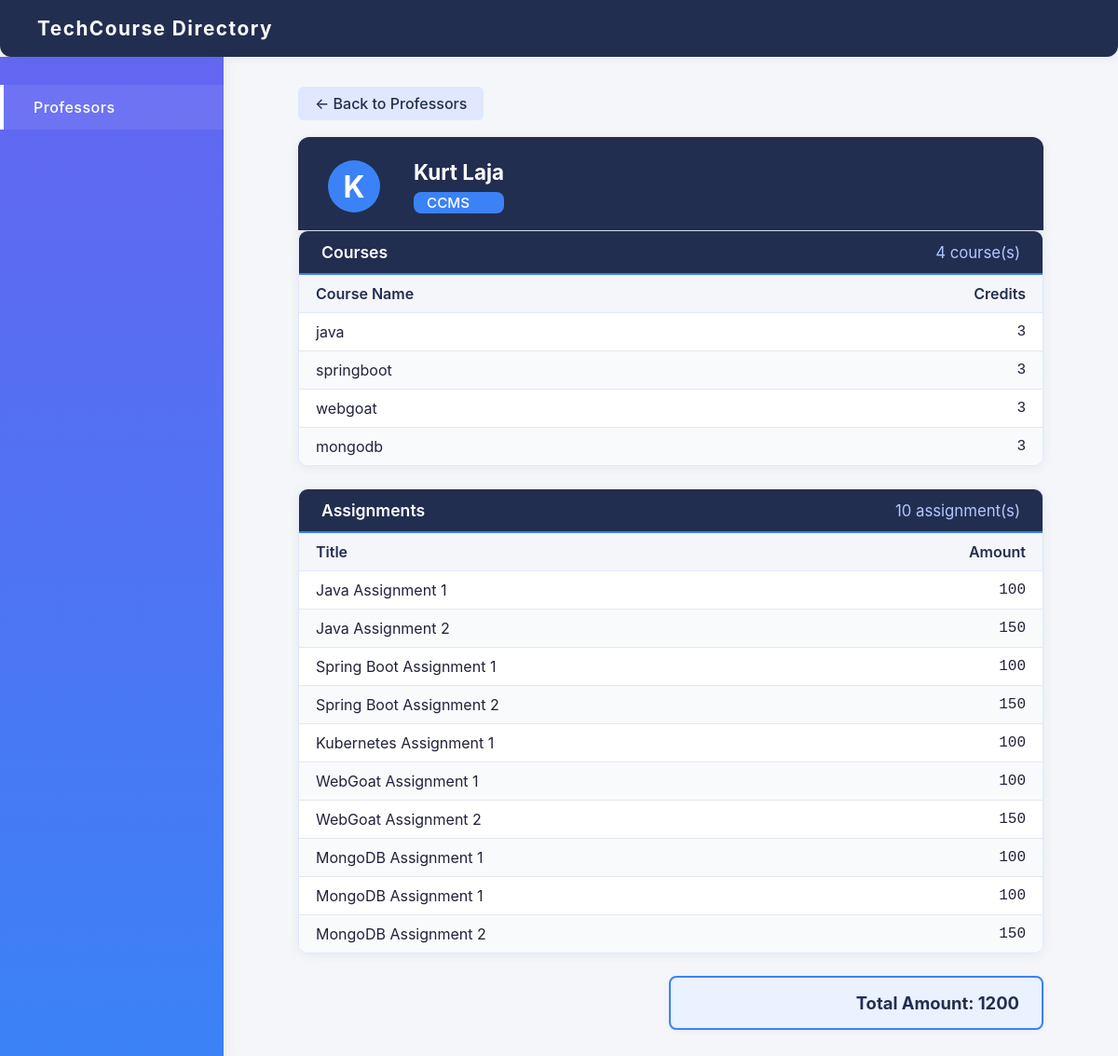
Page /details/3/ on the committed database.
### MidtermZaño/models.py (models this page shows)
class Professor(models.Model):
    profesorID = models.AutoField(primary_key=True)
    name = models.CharField(max_length=255)
    department = models.CharField(max_length=255)

class Course(models.Model):
    professor = models.ForeignKey(Professor, on_delete=models.CASCADE)
    courseCode = models.AutoField(primary_key=True)
    courseName = models.CharField(max_length=255)
    credits = models.IntegerField()
    amountPerCredits = models.IntegerField()

class Assignment(models.Model):
    assignmentID = models.AutoField(primary_key=True)
    professor = models.ForeignKey(Professor, on_delete=models.CASCADE)
    course = models.ForeignKey(Course, on_delete=models.CASCADE)
    title = models.CharField(max_length=255)
    description = models.CharField(max_length=255)
    totalAmount = models.IntegerField()

### MidtermZaño/views.py (the view)
# urls.py: path('details/<int:professor_id>/', views.details, name='details'),
def details(request, professor_id):
    professor = Professor.objects.get(profesorID=professor_id)
    courses = Course.objects.filter(professor=professor)
    assignments = Assignment.objects.filter(professor=professor)
    total = sum(a.totalAmount for a in assignments)
    return render(request, 'details.html', {
        'professor': professor,
        'courses': courses,
        'assignments': assignments,
        'total': total
    })

### MidtermZaño/templates/details.html (shortened to what this page needs)
<!doctype html>
<html lang="en">
  <head>
    <link rel="stylesheet" href="/static/css/style.css" />
  </head>
  <body>
    <div class="portal-header">TechCourse Directory</div>
    <div class="portal-layout">
      <nav class="sidebar">
        <a href="/" class="active">Professors</a>
      </nav>
      <main class="container">
        <a href="/" class="back-btn">← Back to Professors</a>
        <div class="profile-header">
          <div class="avatar">{{ professor.name.0 }}</div>
          <div class="info">
            <div class="name">{{ professor.name }}</div>
            <span class="dept">{{ professor.department }}</span>
          </div>
        </div>
        <div class="section-card">
          <div class="section-header">
            <span>Courses</span>
            <span class="credits">{{ courses|length }} course(s)</span>
          </div>
          <table class="section-table">
            <thead>
              <tr>
                <th>Course Name</th>
                <th style="text-align: right">Credits</th>
              </tr>
            </thead>
            <tbody>
              {% for course in courses %}
              <tr>
                <td>{{ course.courseName }}</td>
                <td class="amount">{{ course.credits }}</td>
              </tr>
              {% empty %}
              <tr>
                <td colspan="2">No courses assigned.</td>
              </tr>
              {% endfor %}
            </tbody>
          </table>
        </div>
        <div class="section-card">
          <div class="section-header">
            <span>Assignments</span>
            <span class="credits">{{ assignments|length }} assignment(s)</span>
          </div>
          <table class="section-table">
            <thead>
              <tr>
                <th>Title</th>
                <th style="text-align: right">Amount</th>
              </tr>
            </thead>
            <tbody>
              {% for assign in assignments %}
              <tr>
                <td>{{ assign.title }}</td>
                <td class="amount">{{ assign.totalAmount }}</td>
              </tr>
              {% empty %}
              <tr>
                <td colspan="2">No assignments found.</td>
              </tr>
              {% endfor %}
            </tbody>
          </table>
        </div>
        <div class="total-box">Total Amount: {{ total }}</div>
      </main>
    </div>
  </body>
</html>

### MidtermZaño/static/css/style.css (style rules this page uses)
body { margin: 0; font-family: 'Inter', 'Segoe UI', Tahoma, Geneva, Verdana, sans-serif; background: #f4f6f9; color: #22223b; min-height: 100vh; }
.portal-header { background: #222e50; color: #fff; padding: 18px 40px; font-size: 1.3em; font-weight: 700; letter-spacing: 1.5px; box-shadow: 0 2px 8px rgba(60, 72, 88, 0.08); border-bottom-left-radius: 12px; border-bottom-right-radius: 12px; }
.portal-layout { display: flex; min-height: 100vh; background: none; }
.sidebar { width: 240px; background: linear-gradient(180deg, #6366f1 0%, #3b82f6 100%); padding: 30px 0; box-shadow: 2px 0 12px rgba(60, 72, 88, 0.07); display: flex; flex-direction: column; align-items: stretch; min-height: 100vh; }
.sidebar a { display: block; padding: 14px 32px; color: #e0e7ff; text-decoration: none; font-size: 1em; font-weight: 500; border-left: 4px solid transparent; transition: background 0.2s, border-color 0.2s, color 0.2s; letter-spacing: 0.5px; }
.sidebar a:hover, .sidebar a.active { background: rgba(255,255,255,0.08); color: #fff; border-left: 4px solid #fff; }
.container { flex: 1; padding: 32px 0 32px 0; background: none; border-radius: 0; margin: 0 auto; min-width: 0; max-width: 800px; }
.profile-header { background: #222e50; color: #fff; border-radius: 12px 12px 0 0; padding: 24px 32px 18px 32px; margin-bottom: 0; display: flex; align-items: center; box-shadow: 0 2px 8px rgba(60, 72, 88, 0.10); position: relative; gap: 18px; }
.profile-header .avatar { width: 56px; height: 56px; border-radius: 50%; background: #3b82f6; display: flex; align-items: center; justify-content: center; font-size: 2em; font-weight: 700; color: #fff; margin-right: 18px; }
.profile-header .info { display: flex; flex-direction: column; gap: 4px; }
.profile-header .name { font-size: 1.4em; font-weight: 700; margin-bottom: 2px; }
.profile-header .dept { background: #3b82f6; color: #fff; font-size: 0.95em; padding: 2px 14px; border-radius: 8px; display: inline-block; margin-top: 2px; font-weight: 500; }
.section-card { background: #fff; border-radius: 10px; box-shadow: 0 2px 12px rgba(60, 72, 88, 0.07); margin-bottom: 24px; overflow: hidden; border: 1.5px solid #e0e7ff; }
.section-header { background: #222e50; color: #fff; padding: 12px 24px; font-size: 1.1em; font-weight: 600; display: flex; justify-content: space-between; align-items: center; border-bottom: 2px solid #3b82f6; }
.section-header .credits { font-size: 0.95em; color: #b3c6ff; font-weight: 400; }
.section-table { width: 100%; border-collapse: collapse; font-size: 1em; }
.section-table th, .section-table td { padding: 10px 18px; text-align: left; }
.section-table th { background: #f4f6f9; color: #222e50; font-weight: 600; border-bottom: 1.5px solid #e0e7ff; text-transform: none; }
.section-table td { background: #fff; border-bottom: 1px solid #e5e7eb; }
.section-table tr:last-child td { border-bottom: none; }
.section-table tr:nth-child(even) td { background: #f8fafc; }
.section-table td.amount { text-align: right; font-family: 'JetBrains Mono', 'Fira Mono', monospace; font-weight: 500; }
.total-box { margin-top: 18px; padding: 16px 24px; background: #eaf1ff; border: 2px solid #3b82f6; font-weight: 700; text-align: right; border-radius: 8px; color: #222e50; font-size: 1.15em; box-shadow: 0 1px 6px rgba(60, 72, 88, 0.06); max-width: 350px; margin-left: auto; }
.back-btn { display: inline-block; margin-bottom: 18px; background: #e0e7ff; color: #222e50; border: none; border-radius: 6px; padding: 8px 18px; font-size: 1em; font-weight: 500; text-decoration: none; transition: background 0.2s, color 0.2s; }

### rows in the picture
Professor: name.0 "K", name "Kurt Laja", department "CCMS"
Course: courseName "java", credits "3"
Course: courseName "springboot", credits "3"
Course: courseName "webgoat", credits "3"
Course: courseName "mongodb", credits "3"
Assignment: title "Java Assignment 1", totalAmount "100"
Assignment: title "Java Assignment 2", totalAmount "150"
Assignment: title "Spring Boot Assignment 1", totalAmount "100"
Assignment: title "Spring Boot Assignment 2", totalAmount "150"
Assignment: title "Kubernetes Assignment 1", totalAmount "100"
Assignment: title "WebGoat Assignment 1", totalAmount "100"
Assignment: title "WebGoat Assignment 2", totalAmount "150"
Assignment: title "MongoDB Assignment 1", totalAmount "100"
Assignment: title "MongoDB Assignment 1", totalAmount "100"
Assignment: title "MongoDB Assignment 2", totalAmount "150"

### other values in the picture
{{ courses|length }} "4"
{{ assignments|length }} "10"
{{ total }} "1200"
